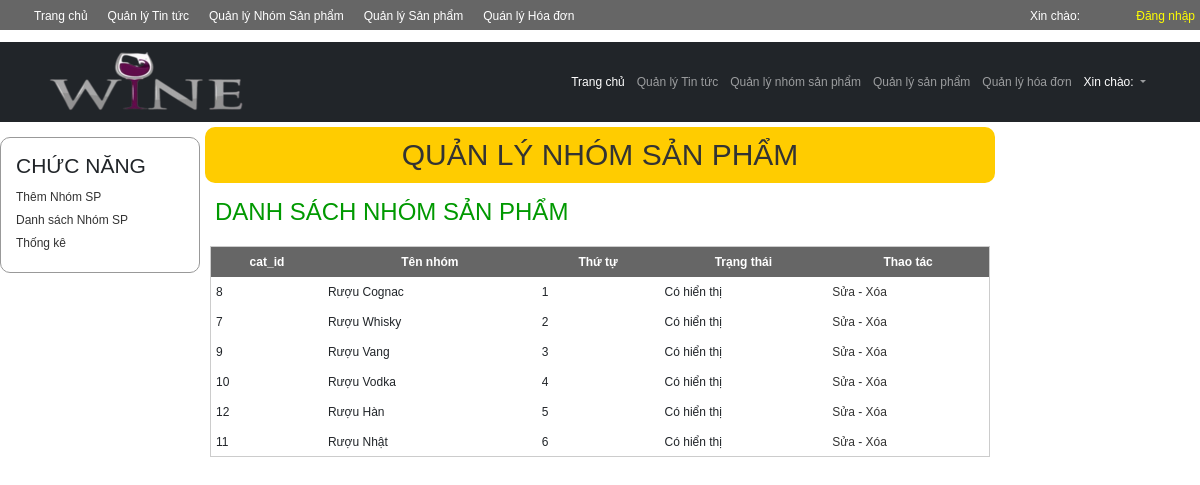
Page /index_admin.php?module=nhomsp on the committed database.
### tables this page shows
CREATE TABLE `tbcategory` (
  `cat_id` int(11) NOT NULL,
  `cat_name` varchar(100) NOT NULL,
  `cat_ord` int(11) DEFAULT NULL,
  `cat_status` tinyint(1) DEFAULT NULL
);

### Models/clsDatabase.php (called while the page is built, shortened)
<?php
class clsDatabase
{
	public $conn = NULL;
	function __construct()
	{
		try
		{
			$this->conn = new PDO("mysql:host=localhost;dbname=shop","root","");
			$this->conn->exec("SET NAMES UTF8");
		}
		catch(PDOException $ex)
		{
			echo "<h3>" . $ex->getMessage() . "</h3>";
			die("<h3> LỖI KẾT NỐI CSDL </h3>");
		}
	}
	function ThucthiSQL($sql, $data=NULL)
	{
		$this->pdo_stm = $this->conn->prepare($sql);
		$ketqua=false;
		if($data!=NULL)
			$ketqua = $this->pdo_stm->execute($data);
		else
			$ketqua = $this->pdo_stm->execute();
		return $ketqua;
	}
}
?>

### Models/clsCategory.php (called while the page is built, shortened)
<?php
require_once("clsDatabase.php");
class clsCategory
{
	public $db;
	function __construct()
	{
		$this->db = new clsDatabase();
	}
	function LayDanhSachNhomSanpham($trangthai =2, $order =0)
	{
		$sql = "SELECT * FROM tbcategory";
		if($order == 1)
			$sql .= " ORDER BY cat_ord ASC";
		else if($order == -1)
			$sql .= " ORDER BY cat_ord DESC";
				$ketqua = $this->db->ThucthiSQL($sql);
		if($ketqua==TRUE)
			$this->data = $this->db->pdo_stm->fetchAll();
		return $ketqua;
	}
}
?>

### Views/vDanhSachNhomSP.php (the view)
 	<div id="content_left">
     	<div class="left1">
         	<h3>CHỨC NĂNG</h3>
             <p><a href="?module=<?=$module?>&act=them">Thêm Nhóm SP</a></p>
             <p><a href="?module=<?=$module?>">Danh sách Nhóm SP</a></p>
             <p><a href="?module=<?=$module?>">Thống kê</a></p>
         </div>
     </div>
     <div id="content_right">
     	<h1> QUẢN LÝ NHÓM SẢN PHẨM</h1>
         <h2> DANH SÁCH NHÓM SẢN PHẨM</h2>
         <div id="right_detail">
         <table width="100%" border="1" class="Content_Table" cellpadding="0" cellspacing="0">
         	<tr>
             	<td> cat_id </td>
                 <td> Tên nhóm </td>
                 <td> Thứ tự </td>
                 <td> Trạng thái </td>
                 <td> Thao tác </td>
             </tr>
             <?php
	$rows = $Nhomsanpham->data;
	foreach($rows as $row)
	{
		$trangthai="";
		if($row["cat_status"]==0)
			$trangthai = "Không hiển thị";
		else if($row["cat_status"]==1)
			$trangthai = "Có hiển thị";
	?>
             <tr>
             	<td> <?=$row["cat_id"]?> </td>
                 <td> <?=$row["cat_name"]?> </td>
                 <td> <?=$row["cat_ord"]?> </td>
                 <td> <?=$trangthai?></td>
                 <td> <a href="?module=<?=$module?>&act=sua&id=<?=$row["cat_id"]?>"> Sửa </a>
     				- <a href="?module=<?=$module?>&act=xoa&id=<?=$row["cat_id"]?>"
                     		onClick="return confirm('Chắc chắn xóa?');"> Xóa </a> </td>
             </tr>
             <?php
	}
	?>
         </table>
</div>
     </div>

### css_Admin/Style.css (style rules this page uses)
* { margin:0px; padding:0px; box-sizing:border-box; font-family:Tahoma, Geneva, sans-serif; font-size:12px }
#content_left { width:200px; float:left }
#content_right { width:800px; float:left }
#content_right > h1 { color; text-align:center; padding:10px; margin:5px; background:#FC0; color:#333; border-radius:10px }
#content_right > h2 { color:#090; padding:10px; margin:5px; }
.left1 { width:200px; border:1px #999999 solid; border-radius:10px; margin:15px 0px; padding:15px; }
.left1 h3 { margin-bottom:10px }
.left1 p { margin:5px 0px }
.left1 a { text-decoration:none; color:#333 }

### css_Admin/ContentRight.css (style rules this page uses)
#right_detail { width:800px; height:auto; margin:0px; overflow:auto; padding:0px 10px }
.Content_Table { margin:5px auto; border:1px #CCCCCC solid; border-collapse:collapse; }
.Content_Table tr { height:30px }
.Content_Table tr:first-child { background:#666; color:white; font-weight:bold; text-align:center }
.Content_Table td { padding:5px }
.Content_Table a { color:#333; text-decoration:none }

### rows in the picture
tbcategory: cat_id "8", cat_name "Rượu Cognac", cat_ord "1", cat_status "Có hiển thị"
tbcategory: cat_id "7", cat_name "Rượu Whisky", cat_ord "2", cat_status "Có hiển thị"
tbcategory: cat_id "9", cat_name "Rượu Vang", cat_ord "3", cat_status "Có hiển thị"
tbcategory: cat_id "10", cat_name "Rượu Vodka", cat_ord "4", cat_status "Có hiển thị"
tbcategory: cat_id "12", cat_name "Rượu Hàn", cat_ord "5", cat_status "Có hiển thị"
tbcategory: cat_id "11", cat_name "Rượu Nhật", cat_ord "6", cat_status "Có hiển thị"
